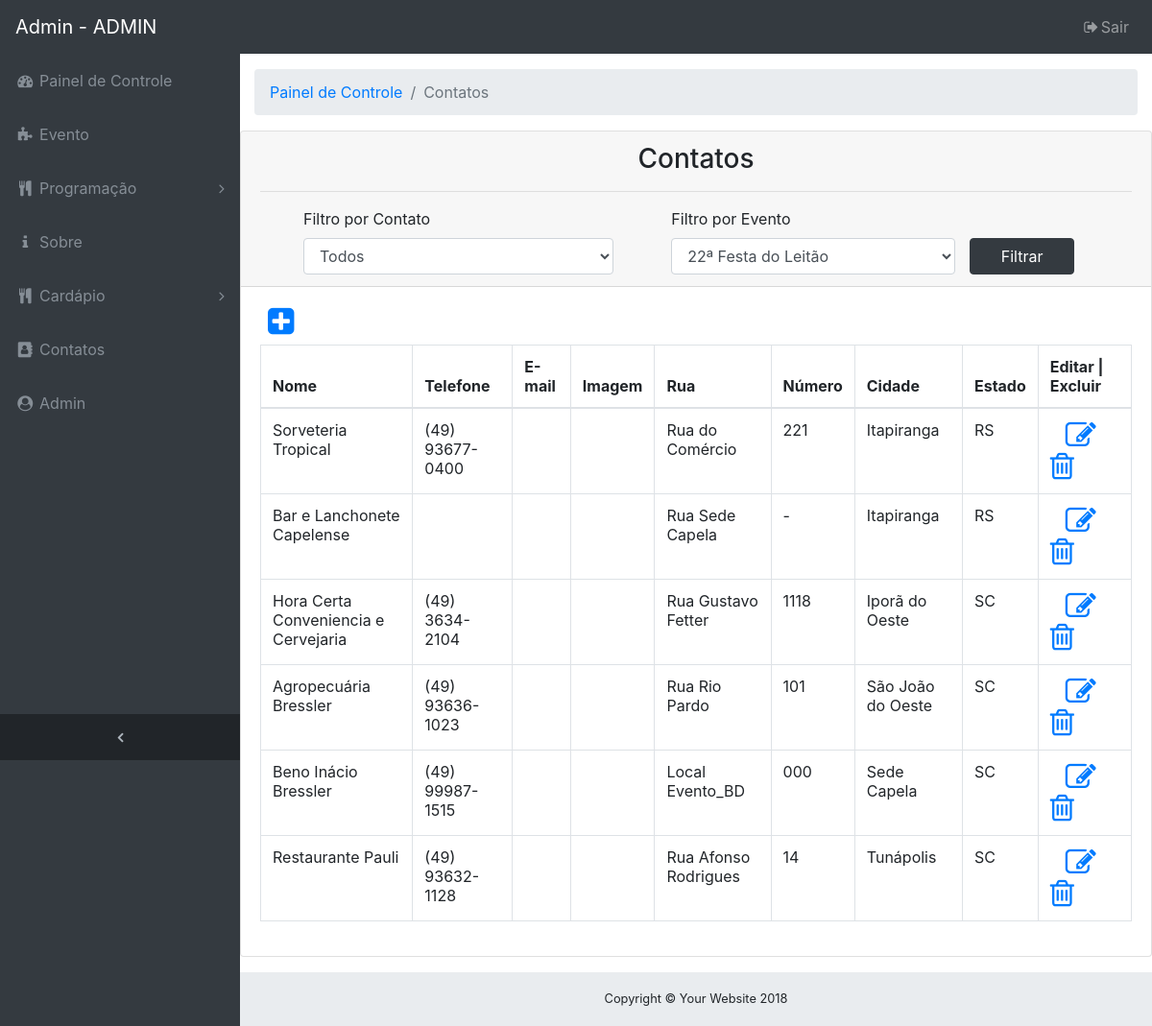
The app's page /admin/index.php?url=contato.php (signed in) with its own data.
### tables this page shows
CREATE TABLE `tb_evento` (
    `cod_evento` INTEGER NOT NULL AUTO_INCREMENT,
    `nome_evento` VARCHAR(100),
    `nome_organizacao_evento` VARCHAR(200),
    `data_evento` DATE,
    `rua_evento` VARCHAR(100),
    `nome_comunidade` VARCHAR(200) NOT NULL,
    `cod_cardapio` INTEGER,
    `cod_cidade` INTEGER,
    CONSTRAINT `PK_tb_evento` PRIMARY KEY (`cod_evento`)
);

CREATE TABLE `tb_contato` (
    `cod_contato` INTEGER NOT NULL AUTO_INCREMENT,
    `nome_contato` VARCHAR(100),
    `telefone_contato` VARCHAR(15),
    `email_contato` VARCHAR(100),
    `img_contato` VARCHAR(100),
    `rua_contato` VARCHAR(100),
    `nr_contato` VARCHAR(10),
    `cod_cidade` INTEGER,
    `cod_tipo_contato` INTEGER,
    CONSTRAINT `PK_tb_contato` PRIMARY KEY (`cod_contato`)
);

CREATE TABLE `tb_cidade` (
    `cod_cidade` INTEGER NOT NULL AUTO_INCREMENT,
    `nome_cidade` VARCHAR(200),
    `cod_estado` INTEGER,
    CONSTRAINT `PK_tb_cidade` PRIMARY KEY (`cod_cidade`)
);

CREATE TABLE `tb_estado` (
    `cod_estado` INTEGER NOT NULL AUTO_INCREMENT,
    `nome_estado` VARCHAR(100),
    `uf` VARCHAR(2),
    CONSTRAINT `PK_tb_estado` PRIMARY KEY (`cod_estado`)
);

### admin/contato.php (the view)
<?php
if (isset($login_cookie)) {
    $cod_eve = $_POST['cod_evento'];
    $cod_tip = $_POST['cod_contato'];
    if($cod_tip != 0) {
        if ($cod_eve != '') {
        } else {
            $cod_eve = 1;
        }
        if ($cod_tip != '') {
        } else {
            $cod_tip = 1;
        }
        $selectContato = "select * from tb_evento as e, tb_evento_contato as ec, tb_contato as c, tb_tipo_contato as tc, tb_cidade as ci, tb_estado as es "
                . "where e.cod_evento = ec.cod_evento "
                . "and ec.cod_contato = c.cod_contato "
                . "and c.cod_tipo_contato = tc.cod_tipo_contato "
                . "and c.cod_cidade = ci.cod_cidade "
                . "and ci.cod_estado = es.cod_estado "
                . "and tc.cod_tipo_contato = '$cod_tip' "
                . "and e.cod_evento = '$cod_eve';";
    } else{
        if ($cod_eve != '') {
        } else {
            $cod_eve = 1;
        }
        $selectContato = "select * from tb_evento as e, tb_evento_contato as ec, tb_contato as c, tb_tipo_contato as tc, tb_cidade as ci, tb_estado as es "
                . "where e.cod_evento = ec.cod_evento "
                . "and ec.cod_contato = c.cod_contato "
                . "and c.cod_tipo_contato = tc.cod_tipo_contato "
                . "and c.cod_cidade = ci.cod_cidade "
                . "and ci.cod_estado = es.cod_estado "
                . "and e.cod_evento = '$cod_eve';";
    }
    ?>
    <div class="card mb-3">
        <?php include './filtro_por_evento_contato.php'; ?>
        <div class="card-body">
            <a href="?url=adc_contato.php" title="Novo <?= $menu; ?>"><i class="fa fa-2x pb-2 pl-2 fa-plus-square"></i></a>
            <div class="table-responsive">
                <table class="table table-bordered" width="100%" cellspacing="0">
                    <thead>
                        <tr>
                            <th>Nome</th>
                            <th>Telefone</th>
                            <th>E-mail</th>
                            <th>Imagem</th>
                            <th>Rua</th>
                            <th>Número</th>
                            <th>Cidade</th>
                            <th>Estado</th>
                            <th>Editar | Excluir</th>
                        </tr>
                    </thead>
                    <tbody>
                        <?php
                        include 'conexao.php';
                        $queryContato = $pdo->query($selectContato);
                        while ($dados = $queryContato->fetch()) {
                            $cod = $dados['cod_contato'];
                            $nome = $dados['nome_contato'];
                            $telefone = $dados['telefone_contato'];
                            $email = $dados['email_contato'];
                            $img = $dados['img_contato'];
                            $rua = $dados['rua_contato'];
                            $numero = $dados['nr_contato'];
                            $cidade = $dados['nome_cidade'];
                            $uf = $dados['uf'];
                            ?>
                            <tr>
                                <td><?= $nome; ?></td>
                                <td><?= $telefone; ?></td>
                                <td><?= $email; ?></td>
                                <td><?= $img; ?></td>
                                <td><?= $rua; ?></td>
                                <td><?= $numero; ?></td>
                                <td><?= $cidade; ?></td>
                                <td><?= $uf; ?></td>
                                <td>
                                    <a href="?url=edit_contato.php&id=<?= $cod; ?>&e=<?= $cod_eve; ?>" title="EDITAR"><i class="fa fa-2x fa-edit pr-3 pl-3"></i></a>
                                    <a href="?url=excBD_contato.php&id=<?= $cod; ?>&e=<?= $cod_eve; ?>" onclick="return excluir('<?=$nome?>');" title="EXCLUIR"><i class="fa fa-2x fa-trash-o"></i></a>
                                </td>
                            </tr>
                            <?php
                        }
                        ?>
                    </tbody>
                </table>
            </div>
        </div>
    </div>
<?php } ?>

### css/sb-admin.css (style rules this page uses)
html { position: relative; min-height: 100%; }
body { overflow-x: hidden; }
body.sticky-footer { margin-bottom: 56px; }
body.fixed-nav { padding-top: 56px; }

### records on screen
tb_evento: tb_contato.nome_contato "Sorveteria Tropical", tb_contato.telefone_contato "(49) 93677-0400", tb_contato.rua_contato "Rua do Comércio", tb_contato.nr_contato "221", tb_cidade.nome_cidade "Itapiranga", tb_estado.uf "RS", tb_contato.nome_contato "Bar e Lanchonete Capelense", tb_contato.rua_contato "Rua Sede Capela", tb_contato.nr_contato "-", tb_contato.nome_contato "Hora Certa Conveniencia e Cervejaria", tb_contato.telefone_contato "(49) 3634-2104", tb_contato.rua_contato "Rua Gustavo Fetter", tb_contato.nr_contato "1118", tb_cidade.nome_cidade "Iporã do Oeste", tb_estado.uf "SC", tb_contato.nome_contato "Agropecuária Bressler", tb_contato.telefone_contato "(49) 93636-1023", tb_contato.rua_contato "Rua Rio Pardo", tb_contato.nr_contato "101", cod_cidade.nome_cidade "São João do Oeste", tb_contato.nome_contato "Beno Inácio Bressler", tb_contato.telefone_contato "(49) 99987-1515", tb_contato.rua_contato "Local Evento_BD", tb_contato.nr_contato "000", tb_cidade.nome_cidade "Sede Capela", tb_contato.nome_contato "Restaurante Pauli", tb_contato.telefone_contato "(49) 93632-1128", tb_contato.rua_contato "Rua Afonso Rodrigues", tb_contato.nr_contato "14", tb_cidade.nome_cidade "Tunápolis"

### other values on screen
$login_cookie "ADMIN"
$menu "Contatos"
form field cod_evento "22ª Festa do Leitão"
